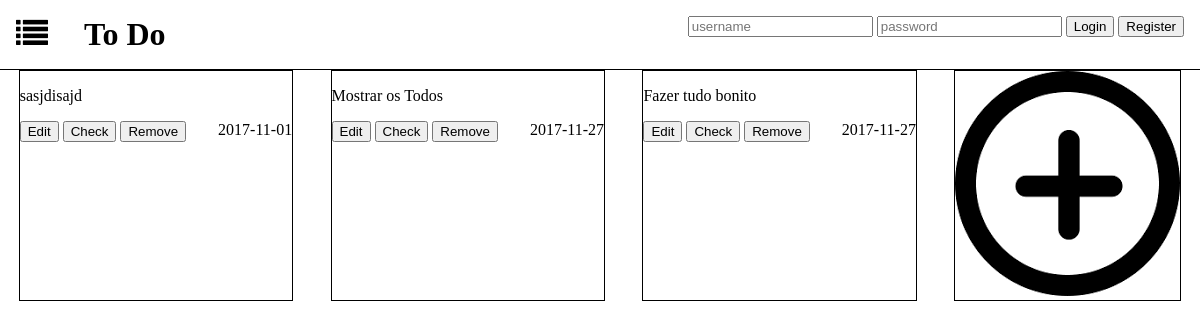
The app's page /list_page.php?list_id=1, older data.
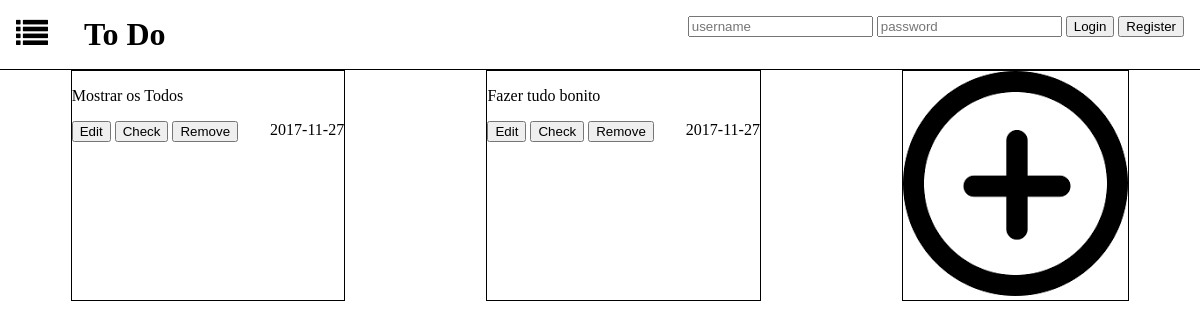
The same page, newer data.
### tables this page shows
CREATE TABLE hasItems(
	list_id INTEGER REFERENCES lists NOT NULL,
	todo_id INTEGER REFERENCES todos NOT NULL,
	PRIMARY KEY(list_id, todo_id)
);

CREATE TABLE todos (
	todo_id INTEGER PRIMARY KEY AUTOINCREMENT,
	name VARCHAR NOT NULL,
	limit_date DATE,
	done INTEGER DEFAULT(-1),
	list_id INTEGER REFERENCES lists NOT NULL
);

### list_page.php (called while the page is built, shortened)
<?php
	include_once('includes/init.php');
	include_once('database/list.php');
	$todos = getListTodos($_GET['list_id']);
	include_once('templates/common/header_todos_list.php');
	include_once('templates/todos/show_todos.php');
	include_once('templates/common/footer.php');
?>

### database/list.php (called while the page is built, shortened)
<?php
	function getListTodos($list_id){
		global $dbh;
		$stmt = $dbh->prepare("SELECT * FROM todos, hasItems, lists
								WHERE lists.id = hasItems.list_id AND hasItems.todo_id = todos.todo_id AND lists.id = ?");
		$stmt->execute(array($list_id));
		return $stmt->fetchAll();
	}
?>

### templates/todos/show_todos.php (the view, shortened to what this page needs)
<section id="todos_only">
	<?php foreach ($todos as $todo) { ?>
	<?php
	if($todo['done'] == 1)
		$check = 'check';
	else
		$check = 'not_check';
	?>
	<div id=<?= $todo['todo_id']?> class="todo_only <?= $check ?>">
		<p><?= $todo['name']?></p>
		<span><?= $todo['limit_date']?></span>
		<a href="#"><button name="Edit">Edit</button></a>
		<?php if($todo['done'] == -1){?>
			<a href="#"><button name="Check">Check</button></a>
		<?php } else {?>
			<a href="#"><button name="Check">Uncheck</button></a>
		<?php } ?>
		<a href="#"><button name="Remove">Remove</button></a>
	</div>
	<?php } ?>
	<div class="todo_only">
		<img src="images/addIcon.png">
	</div>
</section>

### templates/common/header_todos_list.php (shortened to what this page needs)
<!DOCTYPE html>
<html>
<head>
	<link rel="stylesheet" type="text/css" href="https://maxcdn.bootstrapcdn.com/font-awesome/4.7.0/css/font-awesome.min.css">
	<link rel="stylesheet" type="text/css" href="css/home_page.css">
</head>
<body>
	<header>
		<a href="home_page.php"><i class="fa fa-list fa-2x" aria-hidden="true"></i></a>
		<h1>To Do</h1>
		<?php include_once('templates/common/user.php'); ?>
	</header>

### templates/common/user.php
<div id="user">
  <?php if (isset($_SESSION['username']) && $_SESSION['username'] != '') { ?>
    <form action="logout.php" method="post">
      <a href="profile_page.php"><?=$_SESSION['username']?></a>
      <input type="submit" value="Logout">
    </form>
  <?php } else { ?>
    <form action="login.php" method="post">
      <input type="text" placeholder="username" name="username">
      <input type="password" placeholder="password" name="password">
      <div id="submit_button">
        <input type="submit" value="Login">
        <input type="button" value="Register" onclick="location.href='templates/common/register_form.php';" />
      </div>
    </form>
  <?php } ?>
</div>

### templates/common/footer.php
	</body>
</html>

### css/home_page.css (style rules this page uses)
body { margin: 0; }
header { border-bottom: 1px solid black; padding: 1em; }
h1 { display: inline; padding: 1em; }
#user { float: right; }
#submit_button { display: inline; }
a { text-decoration: none; color: black; margin: 0 auto; }
span { margin-left: 2em; float: right; }
#todos_only { display: flex; justify-content: center; }
.todo_only { margin: 0 auto; border: 1px solid black; }

Row changes from the older to the newer data that the page shows:
removed hasitems: todo.name "sasjdisajd", todo.limit_date "2017-11-01"
